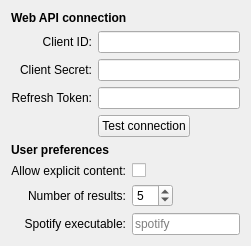
<?xml version="1.0" encoding="UTF-8"?>
<ui version="4.0">
 <class>ConfigWidget</class>
 <widget class="QWidget" name="ConfigWidget">
  <layout class="QVBoxLayout">
   <item>
    <widget class="QLabel" name="label">
     <property name="font">
      <font>
       <bold>true</bold>
      </font>
     </property>
     <property name="text">
      <string>&lt;html&gt;&lt;head/&gt;&lt;body&gt;&lt;p&gt;Web API connection&lt;/p&gt;&lt;/body&gt;&lt;/html&gt;</string>
     </property>
    </widget>
   </item>
   <item>
    <layout class="QGridLayout" name="gridLayout">
     <item row="1" column="0">
      <widget class="QLabel" name="label_client_id">
       <property name="text">
        <string>Client ID:</string>
       </property>
       <property name="alignment">
        <set>Qt::AlignmentFlag::AlignRight|Qt::AlignmentFlag::AlignTrailing|Qt::AlignmentFlag::AlignVCenter</set>
       </property>
      </widget>
     </item>
     <item row="2" column="0">
      <widget class="QLabel" name="label_client_secret">
       <property name="text">
        <string>Client Secret:</string>
       </property>
       <property name="alignment">
        <set>Qt::AlignmentFlag::AlignRight|Qt::AlignmentFlag::AlignTrailing|Qt::AlignmentFlag::AlignVCenter</set>
       </property>
      </widget>
     </item>
     <item row="4" column="0">
      <layout class="QHBoxLayout" name="horizontalLayout_2"/>
     </item>
     <item row="3" column="0">
      <widget class="QLabel" name="label_refresh_token">
       <property name="text">
        <string>Refresh Token:</string>
       </property>
       <property name="alignment">
        <set>Qt::AlignmentFlag::AlignRight|Qt::AlignmentFlag::AlignTrailing|Qt::AlignmentFlag::AlignVCenter</set>
       </property>
      </widget>
     </item>
     <item row="3" column="1">
      <widget class="QLineEdit" name="lineEdit_refresh_token"/>
     </item>
     <item row="1" column="1">
      <widget class="QLineEdit" name="lineEdit_client_id"/>
     </item>
     <item row="2" column="1">
      <widget class="QLineEdit" name="lineEdit_client_secret"/>
     </item>
     <item row="4" column="1">
      <layout class="QHBoxLayout" name="horizontalLayout">
       <item>
        <widget class="QPushButton" name="pushButton_test_connection">
         <property name="text">
          <string>Test connection</string>
         </property>
        </widget>
       </item>
       <item>
        <spacer name="horizontalSpacer_2">
         <property name="orientation">
          <enum>Qt::Orientation::Horizontal</enum>
         </property>
         <property name="sizeHint" stdset="0">
          <size>
           <width>40</width>
           <height>20</height>
          </size>
         </property>
        </spacer>
       </item>
      </layout>
     </item>
    </layout>
   </item>
   <item>
    <widget class="QLabel" name="label_2">
     <property name="text">
      <string>&lt;html&gt;&lt;head/&gt;&lt;body&gt;&lt;p&gt;&lt;span style=&quot; font-weight:600;&quot;&gt;User preferences&lt;/span&gt;&lt;/p&gt;&lt;/body&gt;&lt;/html&gt;</string>
     </property>
    </widget>
   </item>
   <item>
    <layout class="QGridLayout" name="gridLayout_3">
     <item row="1" column="0">
      <widget class="QLabel" name="label_3">
       <property name="text">
        <string>Number of results:</string>
       </property>
       <property name="alignment">
        <set>Qt::AlignmentFlag::AlignRight|Qt::AlignmentFlag::AlignTrailing|Qt::AlignmentFlag::AlignVCenter</set>
       </property>
      </widget>
     </item>
     <item row="1" column="1">
      <layout class="QHBoxLayout" name="horizontalLayout_5">
       <item>
        <widget class="QSpinBox" name="spinBox_number_of_results">
         <property name="minimum">
          <number>1</number>
         </property>
         <property name="maximum">
          <number>10</number>
         </property>
         <property name="value">
          <number>5</number>
         </property>
        </widget>
       </item>
       <item>
        <spacer name="horizontalSpacer">
         <property name="orientation">
          <enum>Qt::Orientation::Horizontal</enum>
         </property>
         <property name="sizeHint" stdset="0">
          <size>
           <width>40</width>
           <height>20</height>
          </size>
         </property>
        </spacer>
       </item>
      </layout>
     </item>
     <item row="2" column="1">
      <widget class="QLineEdit" name="lineEdit_spotify_executable">
       <property name="text">
        <string/>
       </property>
       <property name="placeholderText">
        <string>spotify</string>
       </property>
      </widget>
     </item>
     <item row="0" column="0">
      <widget class="QLabel" name="label_client_secret_2">
       <property name="text">
        <string>Allow explicit content:</string>
       </property>
       <property name="alignment">
        <set>Qt::AlignmentFlag::AlignRight|Qt::AlignmentFlag::AlignTrailing|Qt::AlignmentFlag::AlignVCenter</set>
       </property>
      </widget>
     </item>
     <item row="2" column="0">
      <widget class="QLabel" name="label_4">
       <property name="text">
        <string>Spotify executable:</string>
       </property>
       <property name="alignment">
        <set>Qt::AlignmentFlag::AlignRight|Qt::AlignmentFlag::AlignTrailing|Qt::AlignmentFlag::AlignVCenter</set>
       </property>
      </widget>
     </item>
     <item row="0" column="1">
      <widget class="QCheckBox" name="checkBox_explicit">
       <property name="enabled">
        <bool>true</bool>
       </property>
       <property name="text">
        <string/>
       </property>
      </widget>
     </item>
    </layout>
   </item>
   <item>
    <spacer name="verticalSpacer">
     <property name="orientation">
      <enum>Qt::Orientation::Vertical</enum>
     </property>
     <property name="sizeHint" stdset="0">
      <size>
       <width>0</width>
       <height>0</height>
      </size>
     </property>
    </spacer>
   </item>
  </layout>
 </widget>
 <tabstops>
  <tabstop>lineEdit_client_id</tabstop>
  <tabstop>lineEdit_client_secret</tabstop>
  <tabstop>lineEdit_refresh_token</tabstop>
 </tabstops>
 <resources/>
 <connections/>
</ui>
